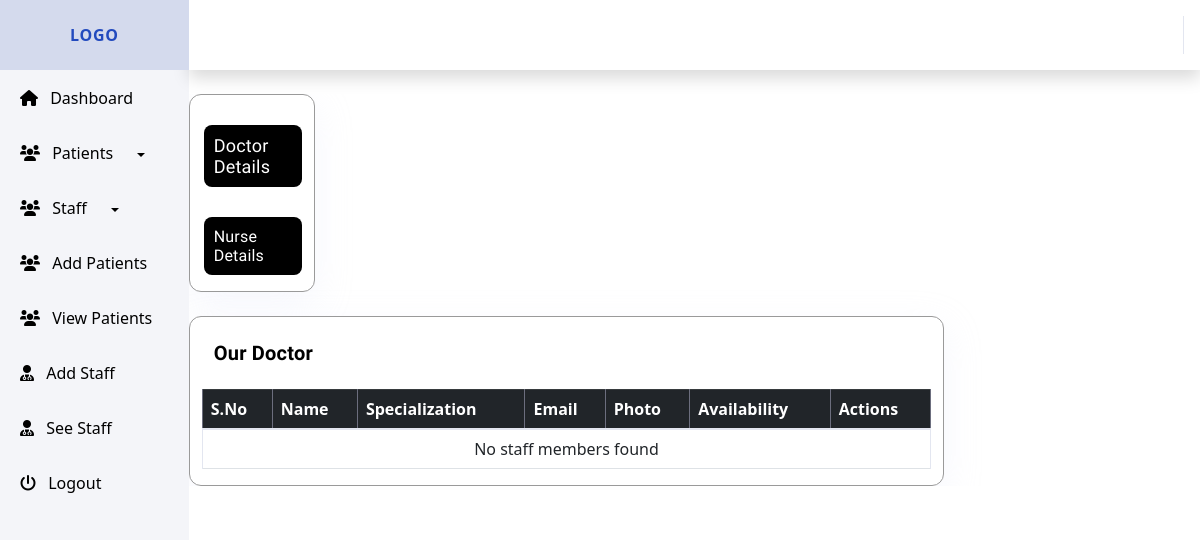
The app's page /see_staff.php, older data.
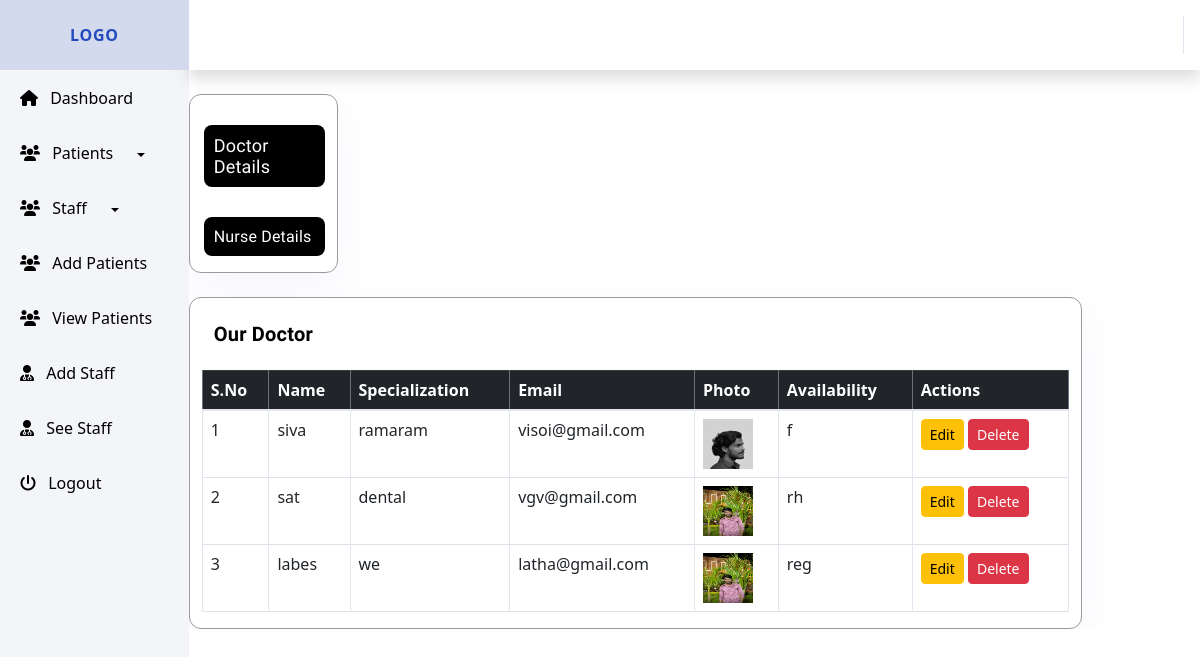
The same page, newer data.
### tables this page shows
CREATE TABLE `doctors` (
  `id` int(11) NOT NULL,
  `name` varchar(100) DEFAULT NULL,
  `specialization` varchar(100) DEFAULT NULL,
  `contact` varchar(15) DEFAULT NULL,
  `email` varchar(100) DEFAULT NULL,
  `availability_schedule` text DEFAULT NULL,
  `created_at` timestamp NOT NULL DEFAULT current_timestamp(),
  `photo` varchar(255) DEFAULT NULL,
  `status` tinyint(1) DEFAULT 1,
  `serial_number` int(11) DEFAULT NULL
);

### see_staff.php (the view, shortened to what this page needs)
<div id="wrapper">
    <?php
    include "includes/sidebar.php";
    include "includes/header.php";
    include "config/db.php";
    try {
        $doctorsQuery = "SELECT * FROM doctors WHERE status = 1";
        $doctorsResult = $pdo->query($doctorsQuery);
    } catch (PDOException $e) {
        die("Error fetching doctors: " . $e->getMessage());
    }
    ?>
    <div id="content-wrapper" class="d-flex flex-column bg-white">
        <div id="content">
            <div class="container branch_container">
                <div class="row">
                    <div class="col-md-4 col-lg-2 ul_border mb-4">
                        <?php
                        $activeTable = 'adddoctorTable';
                        ?>
                        <ul class="ul_style">
                            <li id="adddoctor" class="add_staff_list_detils open_table">Doctor Details</li>
                            <li id="addnurse" class="add_incharge_list_detils open_table"> Nurse Details</li>
                        </ul>
                    </div>
                    <div class="col-md-11 col-lg-12 ul_border">
                        <div id="adddoctorTable" class="table-container <?= $activeTable == 'adddoctorTable' ? 'active' : '' ?>">
                            <div class="container">
                                <div class="row d-flex flex-row justify-content-between pt-4 pb-3">
                                    <div class="">
                                        <h6 class="staff_dtls">Our Doctor </h6>
                                    </div>
                                </div>
                            </div>
                            <table class="table table-bordered">
                                <thead class="table-dark">
                                    <tr>
                                        <th>S.No</th>
                                        <th>Name</th>
                                        <th>Specialization</th>
                                        <th>Email</th>
                                        <th>Photo</th>
                                        <th>Availability</th>
                                        <th>Actions</th>
                                    </tr>
                                </thead>
                                <tbody>
                                    <?php if ($doctorsResult->rowCount() > 0): ?>
                                        <?php $serial = 1; ?>
                                        <?php foreach ($doctorsResult as $row): ?>
                                            <tr>
                                                <td><?= $serial++; ?></td>
                                                <td><?= htmlspecialchars($row['name']); ?></td>
                                                <td><?= htmlspecialchars($row['specialization']); ?></td>
                                                <td><?= htmlspecialchars($row['email']); ?></td>
                                                <td>
                                                    <?php if (!empty($row['photo'])): ?>
                                                        <img src="assets/uploads/doctors/<?= htmlspecialchars($row['photo']); ?>" alt="Photo" width="50" height="50">
                                                    <?php else: ?>
                                                        <span>No photo available</span>
                                                    <?php endif; ?>
                                                </td>
                                                <td><?= htmlspecialchars($row['availability_schedule']); ?></td>
                                                <td>
                                                    <a href="edit_staff.php?id=<?= $row['id']; ?>&type=doctor" class="btn btn-warning btn-sm">Edit</a>
                                                    <a href="delete_staff.php?id=<?= $row['id']; ?>&type=doctor" class="btn btn-danger btn-sm" onclick="return confirm('Are you sure you want to delete this doctor?')">Delete</a>
                                                </td>
                                            </tr>
                                        <?php endforeach; ?>
                                    <?php else: ?>
                                        <tr>
                                            <td colspan="7" class="text-center">No staff members found</td>
                                        </tr>
                                    <?php endif; ?>
                                </tbody>
                            </table>
                        </div>
                    </div>
                </div>
            </div>
        </div>
    </div>
</div>

### includes/sidebar.php (shortened to what this page needs)
<ul class="navbar-nav   sidebar sidebar-dark accordion" id="accordionSidebar" style="background-color: #F4F5F9;">
    <a class="sidebar-brand d-flex align-items-center justify-content-center  bg-light text-primary" href="index.php">
        <div class="sidebar-brand-text mx-3">LOGO</div>
    </a>
    <hr class="sidebar-divider my-0">
    <li class="menu-item menu_tag ">
        <a class="menu-link collapsed link_tag" href="/Hospital-management-system-own/public/index.php">
            <p class="menu-content">
                <i class="fa-solid fa-house"></i>
                Dashboard
            </p>
        </a>
    </li>
    <li class="menu-item dropdown menu_tag  ">
        <a class="menu-link dropdown-toggle link_tag  " href="#" id="patientsDropdown" data-bs-toggle="dropdown" aria-expanded="false">
            <p class="menu-content  ">
                <i class="fa-solid fa-users"></i>
                Patients
            </p>
        </a>
    </li>
    <li class="menu-item dropdown menu_tag  ">
        <a class="menu-link dropdown-toggle link_tag  " href="#" id="patientsDropdown" data-bs-toggle="dropdown" aria-expanded="false">
            <p class="menu-content  ">
                <i class="fa-solid fa-users"></i>
                Staff
            </p>
        </a>
    </li>
    <li class="menu-item menu_tag">
        <a class="menu-link collapsed link_tag" href="/Hospital-management-system-own/modules/patients/views/add_patients.php">
            <p class="menu-content">
                <i class="fa-solid fa-users"></i>
                Add Patients
            </p>
        </a>
    </li>
    <li class="menu-item menu_tag">
        <a class="menu-link collapsed link_tag" href="/Hospital-management-system-own/modules/patients/views/see_patients.php">
            <p class="menu-content">
                <i class="fa-solid fa-users"></i>
                View Patients
            </p>
        </a>
    </li>
    <li class="menu-item menu_tag">
        <a class="menu-link collapsed link_tag" href="/Hospital-management-system-own/modules/staff/views/add_staff.php">
            <p class="menu-content">
                <i class="fa-solid fa-user-doctor"></i>
                Add Staff
            </p>
        </a>
    </li>
    <li class="menu-item menu_tag">
        <a class="menu-link collapsed link_tag" href="/Hospital-management-system-own/modules/staff/views/see_staff.php">
            <p class="menu-content">
                <i class="fa-solid fa-user-doctor"></i>
                See Staff
            </p>
        </a>
    </li>
    <li class="menu-item menu_tag">
        <a class="menu-link collapsed link_tag" href="logout.php">
            <p class="menu-content">
                <i class="fa-solid fa-power-off"></i>
                Logout
            </p>
        </a>
    </li>
    <hr class="sidebar-divider d-none d-md-block">
</ul>

### includes/header.php (shortened to what this page needs)
<!DOCTYPE html>
<html lang="en">
<head>
    <link href="vendor/fontawesome-free/css/all.min.css" rel="stylesheet" type="text/css">
    <link rel="stylesheet" href="https://cdnjs.cloudflare.com/ajax/libs/font-awesome/6.0.0-beta3/css/all.min.css">
    <link rel="stylesheet" href="https://cdnjs.cloudflare.com/ajax/libs/bootstrap/5.2.0/css/bootstrap.min.css">
    <link rel="stylesheet" href="https://cdnjs.cloudflare.com/ajax/libs/font-awesome/6.0.0-beta3/css/all.min.css">
    <link href="/Hospital-management-system-own/assets/css/sb-admin-2.min.css" rel="stylesheet">
    <link href="/Hospital-management-system-own/assets/css/style.css" rel="stylesheet">
    <link rel="stylesheet" href="https://cdn.datatables.net/1.13.7/css/jquery.dataTables.min.css">
    <link href="https://cdn.jsdelivr.net/npm/bootstrap@5.2.0/dist/css/bootstrap.min.css" rel="stylesheet">
</head>
<body>
    <div id="layout-wrapper">
        <header id="page-topbar">
            <div class="navbar-header">
                <nav class="navbar navbar-expand navbar-light bg-white topbar mb-4 static-top shadow">
                    <ul class="navbar-nav ml-auto">
                    </ul>
                </nav>
            </div>
        </header>

### assets/css/style.css (style rules this page uses)
.table-container { display: none; }
.table-container.active { display: block; }
.menu-item.menu_tag { background-color: transparent; transition: all 0.3s ease; display: flex; justify-content: left; align-items: center; padding-top: 15px ; padding-left: 20px; }
.menu-item.menu_tag .menu-link.link_tag { color: black; text-align: center; display: flex; justify-content: center; align-items: center; padding: 0; text-decoration: none !important; }
.menu-item.menu_tag .menu-link.link_tag i { margin-right: 8px; color: black; }
.menu-link.dropdown-toggle::after { font-family: 'Font Awesome 5 Free'; font-weight: 900; margin-left: 1.5rem; margin-top: -12px; }

Row changes from the older to the newer data that the page shows:
added doctors: name "siva", specialization "ramaram", email "visoi@gmail.com", photo (picture), availability_schedule "f"
added doctors: name "sat", specialization "dental", email "vgv@gmail.com", photo (picture), availability_schedule "rh"
added doctors: name "labes", specialization "we", email "latha@gmail.com", photo (picture), availability_schedule "reg"
Text that changed along with them:
text no longer shown: "No staff members found"
